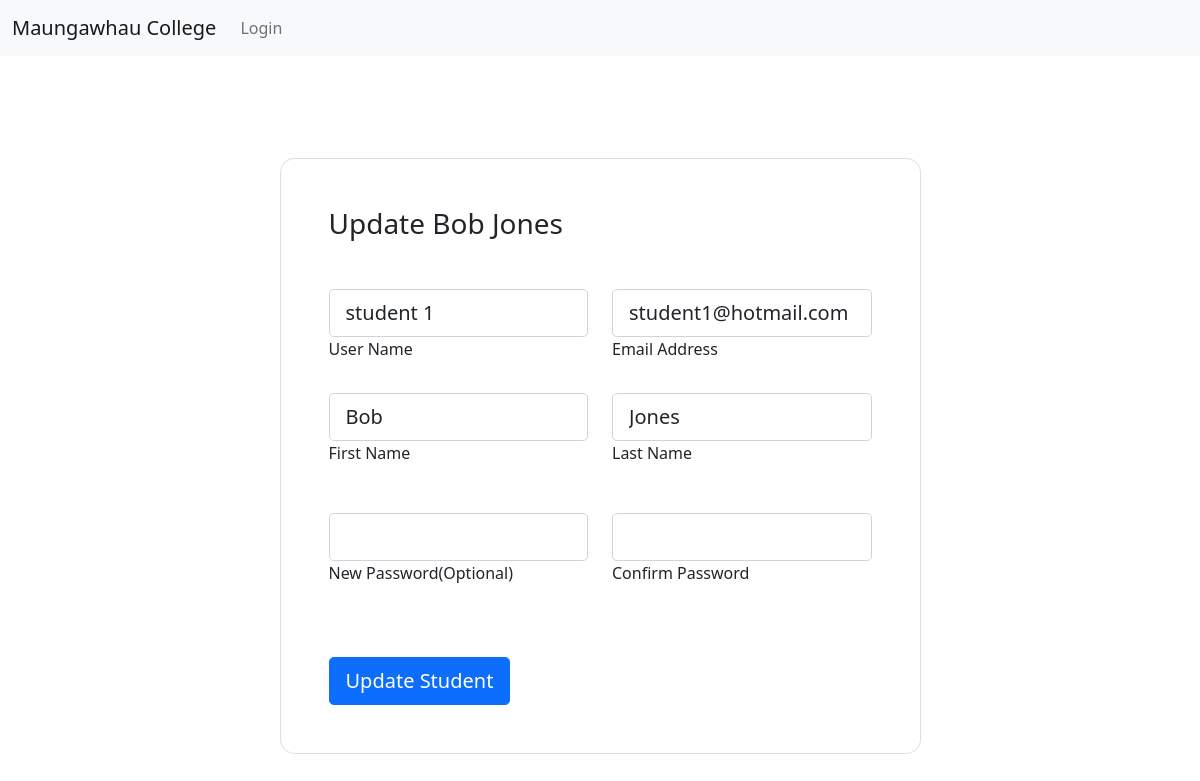
The page /student/2/update on the database its author committed.
### attendance/models.py (models this page shows, shortened)
class Student(models.Model):
    student_id = models.AutoField(validators=[MinValueValidator(1000000), MaxValueValidator(20000000)],
                                  primary_key=True)
    dob = models.DateField(blank=True, null=True)
    user = models.OneToOneField(User, on_delete=models.CASCADE)
    def __str__(self):
        return self.user.first_name + " " + self.user.last_name

### attendance/views.py (the view, shortened to what this page needs)
# urls.py: path('student/<int:student_id>/update', updateStudentRegistration, name="update-student"),
def updateStudentRegistration(request, student_id):
    student = get_object_or_404(Student, student_id=student_id)
    return render(request, "reusable/update-registration-reusable.html", {
        "student": student
    })

### attendance/templates/reusable/update-registration-reusable.html (shortened to what this page needs)
{% extends "base.html" %}
{% block content %}
    {% if "student" in request.path %}
        <section class="vh-100 gradient-custom">
            <div class="container py-5 h-100">
                <div class="row justify-content-center align-items-center h-100">
                    <div class="col-12 col-lg-9 col-xl-7">
                        <div class="card shadow-2-strong card-registration" style="border-radius: 15px;">
                            <div class="card-body p-4 p-md-5">
                                <h3 class="mb-4 pb-2 pb-md-0 mb-md-5">Update {{ student }}</h3>
                                <form method="post" action="{% url 'update-student' student_id=student.student_id %}">
                                    <div class="row">
                                        <div class="col-md-6 mb-4">
                                            <div class="form-outline">
                                                <input type="text" id="username" name="username"
                                                       value="{{ student.user.username }}"
                                                       class="form-control form-control-lg"/>
                                                <label class="form-label" for="username">User
                                                    Name</label>
                                            </div>
                                        </div>
                                        <div class="col-md-6 mb-4">
                                            <div class="form-outline">
                                                <input type="email" id="email" name="email"
                                                       value="{{ student.user.email }}"
                                                       class="form-control form-control-lg"/>
                                                <label class="form-label" for="email">Email
                                                    Address</label>
                                            </div>
                                        </div>
                                        <div class="col-md-6 mb-4">
                                            <div class="form-outline">
                                                <input type="text" id="firstname" name="firstname"
                                                       value="{{ student.user.first_name }}"
                                                       class="form-control form-control-lg"/>
                                                <label class="form-label" for="firstname" name="firstname">First
                                                    Name</label>
                                            </div>
                                        </div>
                                        <div class="col-md-6 mb-4">
                                            <div class="form-outline">
                                                <input type="text" id="lastname" name="lastname"
                                                       value="{{ student.user.last_name }}"
                                                       class="form-control form-control-lg"/>
                                                <label class="form-label" for="lastname">Last
                                                    Name</label>
                                            </div>
                                        </div>
                                    </div>
                                    <div class="row">
                                        <div class="col-md-6 mb-4 pb-2">
                                            <div class="form-outline">
                                                <input type="password" id="password1" name="password1"
                                                       class="form-control form-control-lg"/>
                                                <label class="form-label" for="password1">New Password(Optional)</label>
                                            </div>
                                        </div>
                                        <div class="col-md-6 mb-4 pb-2">
                                            <div class="form-outline">
                                                <input type="password" id="password2" name="password2"
                                                       class="form-control form-control-lg"/>
                                                <label class="form-label" for="password2">Confirm
                                                    Password</label>
                                            </div>
                                        </div>
                                    </div>
                                    <div class="mt-4 pt-2">
                                        <input class="btn btn-primary btn-lg" type="submit" value="Update Student"/>
                                    </div>
                                </form>
                            </div>
                        </div>
                    </div>
                </div>
            </div>
        </section>
    {% endif %}
{% endblock %}

### rows shown on the page
Student: user.last_name "Bob Jones", username "student 1", email "student1@hotmail.com", firstname "Bob", lastname "Jones"
